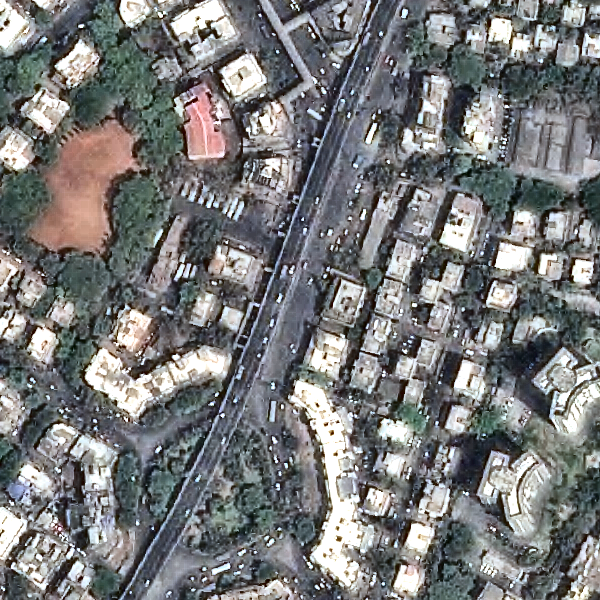
#> input picture reference_images/reference.png, 600 x 600 px; its folder holds only this picture in this run
$ python -i data_utils_unet.py   (imports and definitions only)
#> lines starting #> are read from the running program, lines starting #| are printed output that depends on the picture
#> further down, picture is the input picture: shape (600, 600, 3); mean B, G, R 121.6, 121.4, 120.4
import numpy as np
import cv2
from torch.utils.data import Dataset
import os
from glob import glob
from scipy.spatial.distance import cdist
import random

# --- Class and Color Definitions ---
# IMPORTANT: The order of this list must match the output channels of your model
CLASS_NAMES = [
    "Unlabelled", "Vegetation", "Built-Up", "Informal Settlements",
    "Impervious Surfaces", "Barren", "Water"
]

# Using a list of tuples for RGB values to maintain order
CLASS_RGB_VALUES = [
    (0, 0, 0),        # 0 - Unlabelled
    (80, 140, 50),    # 1 - Vegetation
    (200, 200, 200),  # 2 - Built-Up
    (250, 235, 185),  # 3 - Informal Settlements
    (100, 100, 150),  # 4 - Impervious Surfaces
    (200, 160, 40),   # 5 - Barren
    (40, 120, 240)    # 6 - Water
]

# Convert the RGB palette to LAB color space for more accurate color distance calculation
palette_rgb = np.array(CLASS_RGB_VALUES, dtype=np.uint8).reshape(1, -1, 3)
palette_lab = cv2.cvtColor(palette_rgb, cv2.COLOR_RGB2LAB).reshape(-1, 3)

def enhance_image_dip(img_bgr):
    blurred_bgr = cv2.GaussianBlur(img_bgr, (3, 3), 0)
    lab = cv2.cvtColor(blurred_bgr, cv2.COLOR_BGR2LAB)
#> lab: shape (600, 600, 3); mean of channels 0, 1, 2 127.6, 127.9, 127.9
    l, a, b = cv2.split(lab)
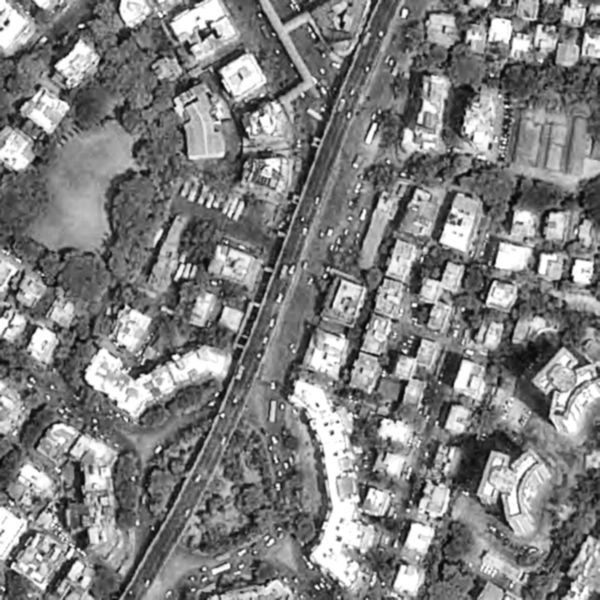
#> l: shape (600, 600); min 5, max 255, mean 127.6
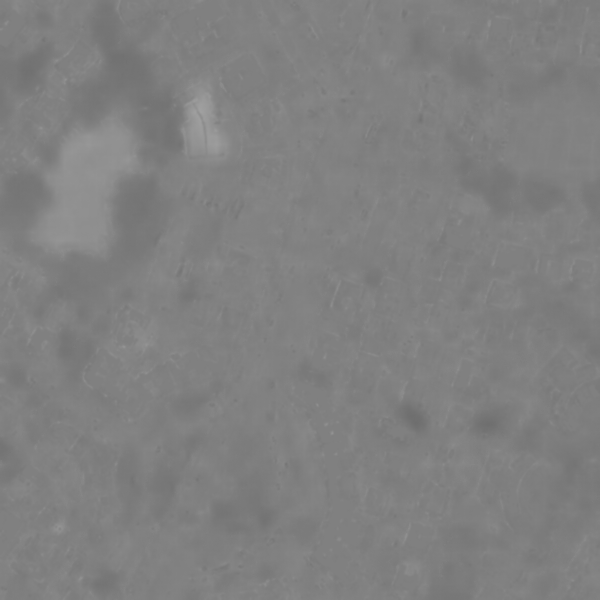
#> a: shape (600, 600); min 110, max 160, mean 127.9
    clahe = cv2.createCLAHE(clipLimit=2.5, tileGridSize=(8, 8))
    cl = clahe.apply(l)
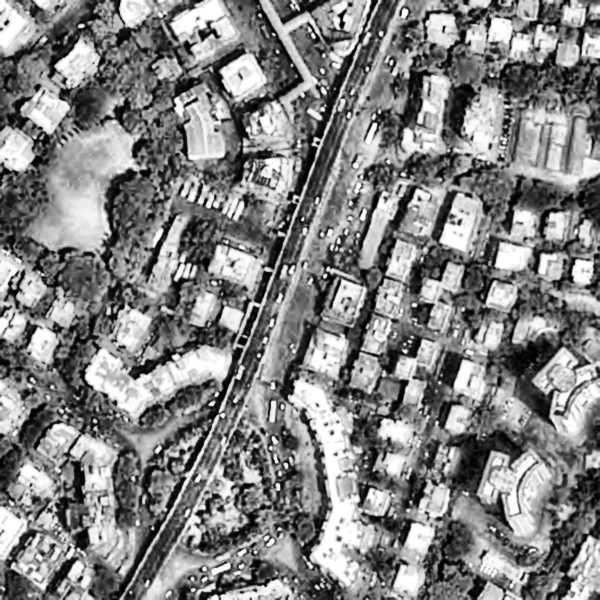
#> cl: shape (600, 600); min 0, max 255, mean 130.8
    enhanced_lab = cv2.merge((cl, a, b))
#> enhanced_lab: shape (600, 600, 3); mean of channels 0, 1, 2 130.8, 127.9, 127.9
    final_bgr = cv2.cvtColor(enhanced_lab, cv2.COLOR_LAB2BGR)
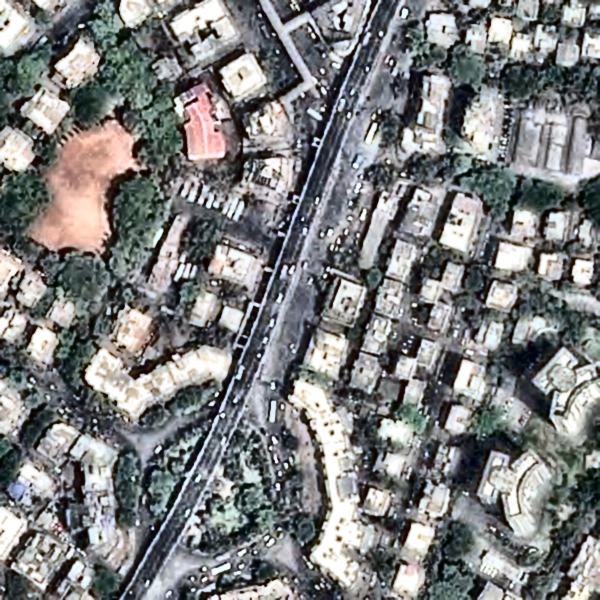
#> final_bgr: shape (600, 600, 3); mean B, G, R 126.4, 126.2, 125.2
    return final_bgr

# [22 lines left out: function rgb_mask_to_multiclass_robust, not called in this run]

class SegmentationDataset(Dataset):
    # [7 lines left out: function __init__, not called in this run]

    def __len__(self):
        return len(self.images)

    # [23 lines left out: function __getitem__, not called in this run]

>>> import cv2
>>> picture = cv2.imread('../reference_images/reference.png')
>>> result = enhance_image_dip(picture)
